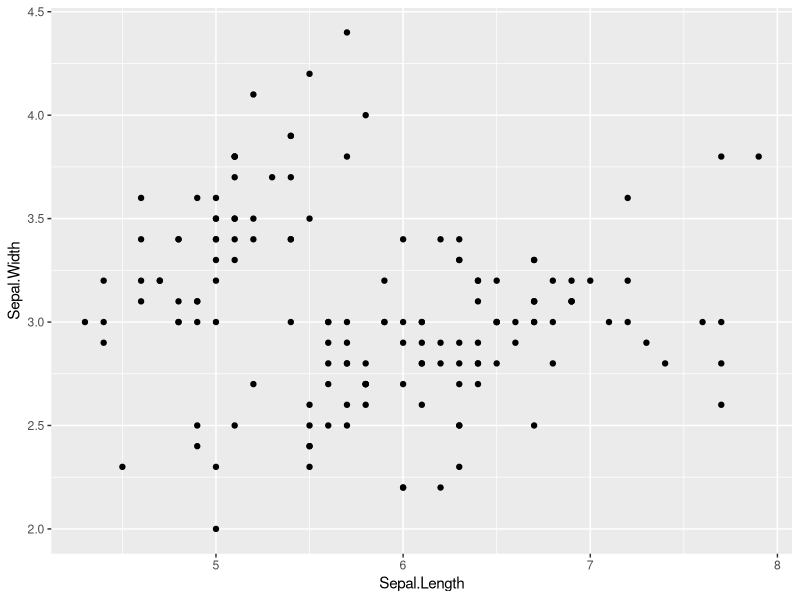
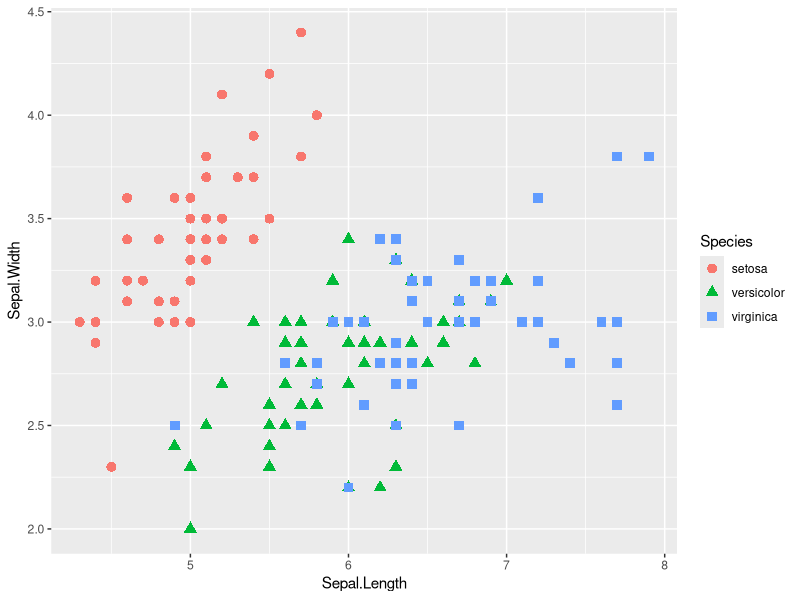
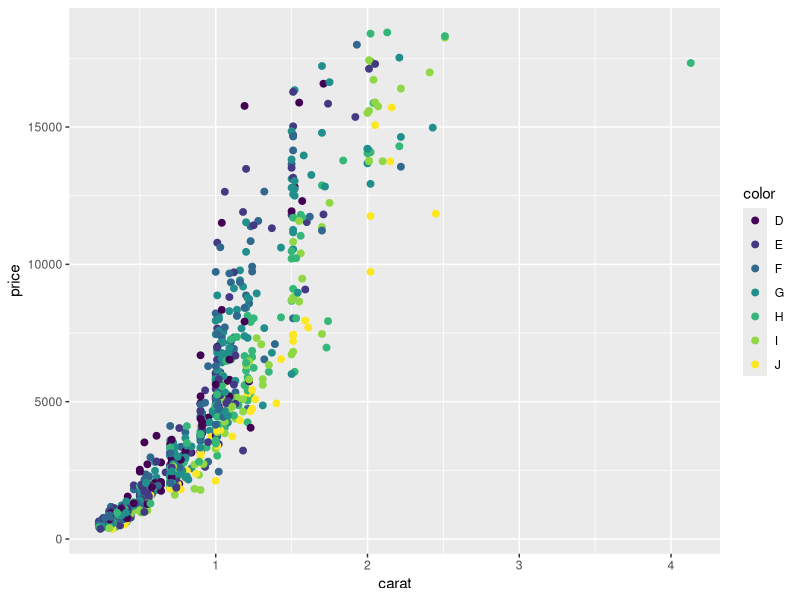
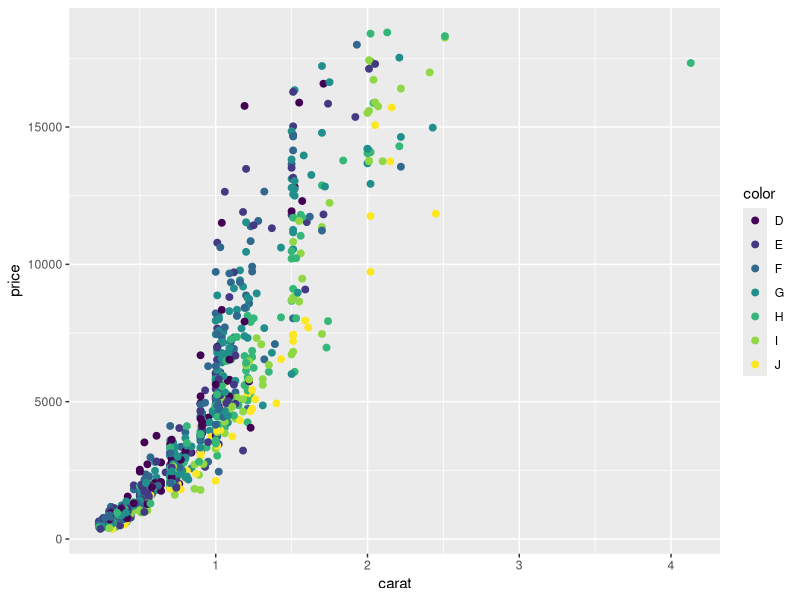
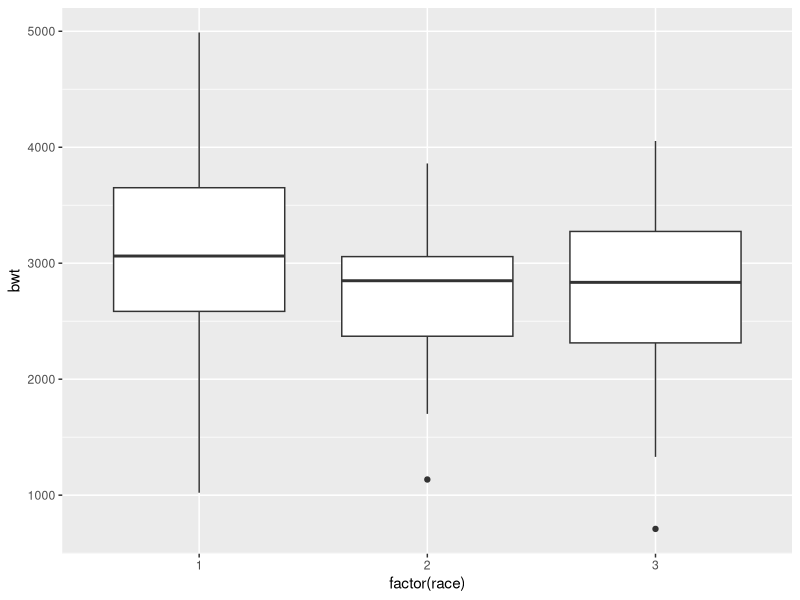
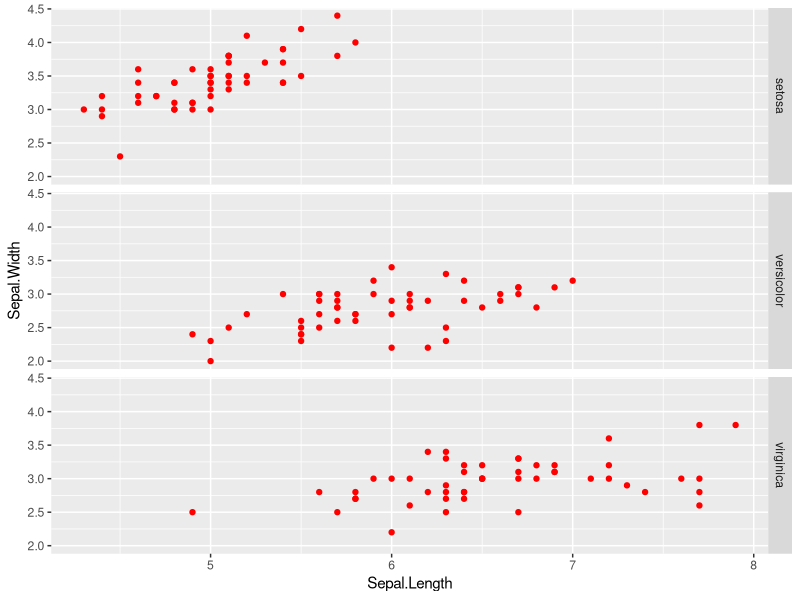
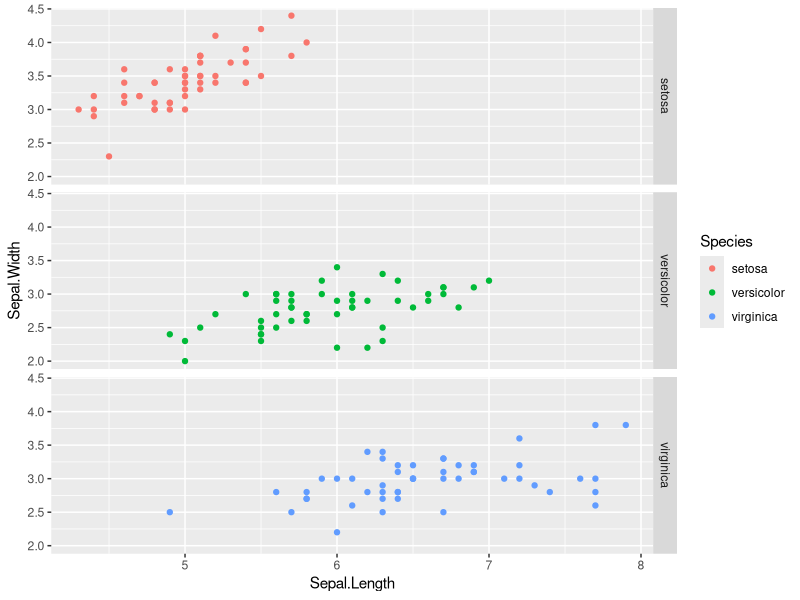
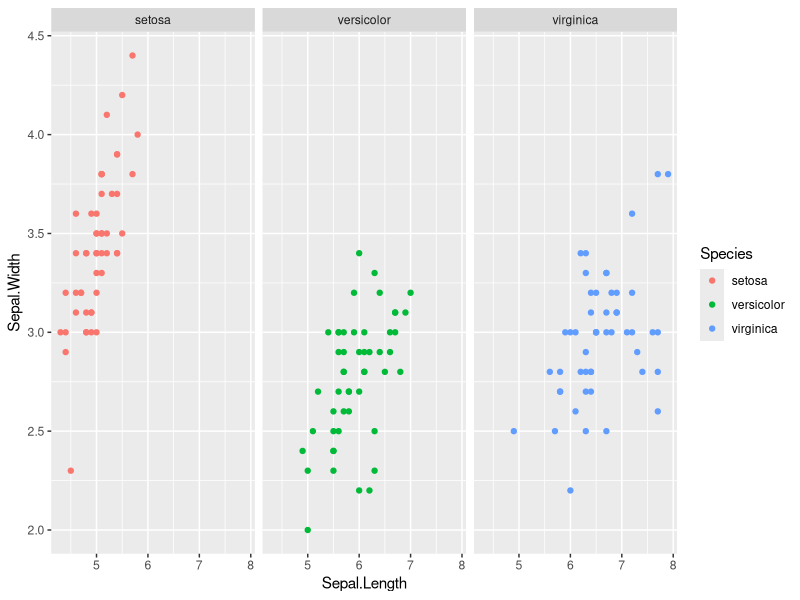

The R script that drew these images, in order:
# ggplot learning code
# Jana U'Ren
# 22mar2015

# install packages on your machine
install.packages("ggplot2", dependencies = TRUE)
install.packages("plyr")
install.packages("ggthemes")
install.packages("reshape2")

#load packages into memory
library("ggplot2")
library("reshape2")
library("ggthemes")
library("plyr")

# show first lines of iris dataset
head(iris)
#assign iris dataset to iris variable
myiris <- iris
#assign sepal length by sepal width to myplot
myplot <- ggplot(data = iris, aes(x = Sepal.Length, y = Sepal.Width))

#show what variables have been assigned to x and y
summary(myplot)

#plot myplot
myplot + geom_point()

#plot sepal length by width and color species differently
ggplot(iris, aes(Sepal.Length, Sepal.Width, color = Species)) + geom_point(aes(shape = Species),size = 3)



#this will randomly pull 1000 rows from the diamonds dataset into d2
d2 <- diamonds[sample(1:dim(diamonds)[1], 1000), ]
#this tells you the size of the dataset
dim(diamonds)

#make an oject called myplot2 which is assigning carat and price to axes, color points by gem color
myplot2 <- ggplot(data = d2, aes(x = carat, y = price))
myplot2 + geom_point(aes(color = color),size = 2)

#this also works
ggplot(data = d2, aes(x = carat, y = price)) + geom_point(aes(color = color),size = 2)


library(MASS)

#factor(race) forces "race" to be a categorical variable rather than continuous
ggplot(birthwt, aes(factor(race), bwt)) + geom_boxplot()

#assign plot to variable myplot3 and then summarize it
myplot3 <- ggplot(birthwt, aes(factor(race), bwt)) + geom_boxplot()
summary(myplot3)

#plot sepal length by width and color all points red
ggplot(iris, aes(Sepal.Length, Sepal.Width)) + geom_point(color = "red") + facet_grid(Species ~ .)

#plot sepal length by width and color species differently and put species in a different box with facet_grid
ggplot(iris, aes(Sepal.Length, Sepal.Width, color = Species)) + geom_point() + facet_grid(Species ~ .)

#plot sepal length by width and color species differently and put species in a different box with facet_grid
ggplot(iris, aes(Sepal.Length, Sepal.Width, color = Species)) + geom_point() + facet_grid(. ~ Species )

library(RColorBrewer)
display.brewer.all()

#this takes data in multiple columns and puts them all into one column in dataset called df
df <- melt(iris, id.vars = "Species")

#plot bar graph with each variable as a function of species, dodge puts them side by side instead of stacked
ggplot(df, aes(Species, value, fill = variable)) + geom_bar(stat = "identity", position = "dodge") + scale_fill_brewer(palette = "Set1")






